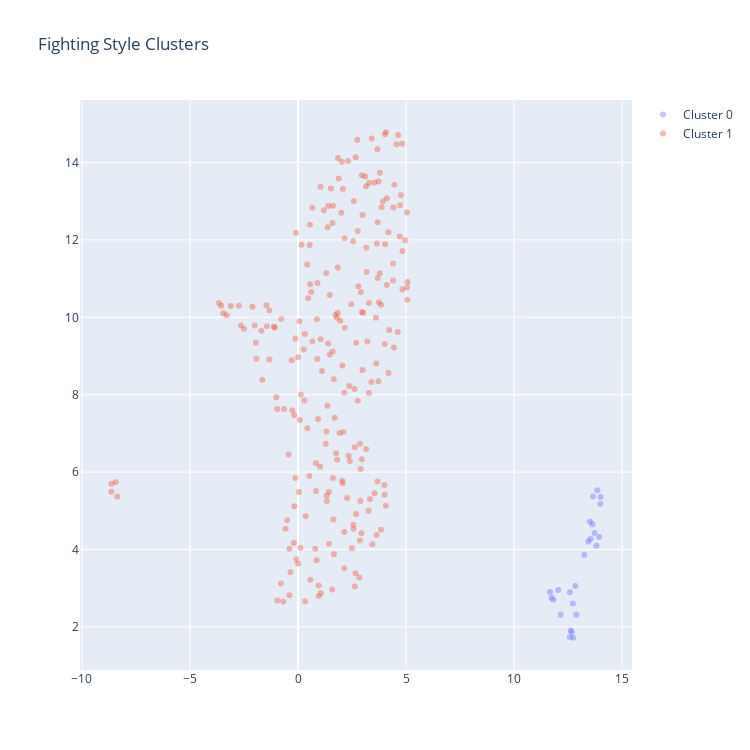

The cell this chart's notebook holds for it:
### Code cell
ca = ClusterAnalysis(fighter_df.loc[fighter_df['weight_class'] == 'WomenBantamweight'], n_neighbors=5, min_cluster_size=10, min_dist=0.5, metric='euclidean', cluster_dims=style_dims)
ca.run()

### Figure 1 — Plotly figure (JSON) as saved in the notebook; plotly's stock layout.template omitted (floating-point values rounded to 4 significant figures; data arrays with more than 128 entries replaced by an {"elided": "..."} marker saying what was removed)
{"data": [{"hovertext": ["Holly Holm", "Holly Holm", "Holly Holm", "Veronica Hardy", "Holly Holm", "Gina Mazany", "Cat Zingano", "Cat Zingano", "Holly Holm", "Valentina Shevchenko", "Holly Holm", "Cat Zingano", "Holly Holm", "Holly Holm", "Ramona Pascual", "Gina Mazany", "Nicco Montano", "Holly Holm", "Gina Mazany", "Gina Mazany", "Valentina Shevchenko", "Valentina Shevchenko", "Valentina Shevchenko", "Holly Holm", "Cat Zingano"], "marker": {"opacity": 0.4, "size": 6}, "mode": "markers", "name": "Cluster 0", "text": ["Holly Holm", "Holly Holm", "Holly Holm", "Veronica Hardy", "Holly Holm", "Gina Mazany", "Cat Zingano", "Cat Zingano", "Holly Holm", "Valentina Shevchenko", "Holly Holm", "Cat Zingano", "Holly Holm", "Holly Holm", "Ramona Pascual", "Gina Mazany", "Nicco Montano", "Holly Holm", "Gina Mazany", "Gina Mazany", "Valentina Shevchenko", "Valentina Shevchenko", "Valentina Shevchenko", "Holly Holm", "Cat Zingano"], "textfont": {"color": "black", "size": 10}, "textposition": "top center", "type": "scatter", "x": [11.82, 12.15, 11.66, 13.81, 12.04, 13.72, 13.94, 13.65, 12.58, 12.83, 12.88, 13.85, 12.73, 12.67, 12.72, 13.43, 12.57, 11.73, 13.99, 13.53, 13.24, 13.61, 13.5, 12.61, 14.0], "y": [2.703, 2.315, 2.902, 4.097, 2.954, 4.428, 4.324, 5.368, 2.895, 3.06, 2.314, 5.528, 1.72, 1.866, 2.603, 4.205, 1.736, 2.753, 5.175, 4.272, 3.866, 4.652, 4.72, 1.908, 5.358]}, {"hovertext": {"elided": "230 str values"}, "marker": {"opacity": 0.4, "size": 6}, "mode": "markers", "name": "Cluster 1", "text": {"elided": "230 str values"}, "textfont": {"color": "black", "size": 10}, "textposition": "top center", "type": "scatter", "x": {"elided": "230 float values"}, "y": {"elided": "230 float values"}}], "layout": {"height": 750, "showlegend": true, "title": {"text": "Fighting Style Clusters"}, "width": 750, "xaxis": {"autorange": true, "range": [-10.09, 15.45], "type": "linear"}, "yaxis": {"autorange": true, "range": [0.8863, 15.62], "type": "linear"}}}
